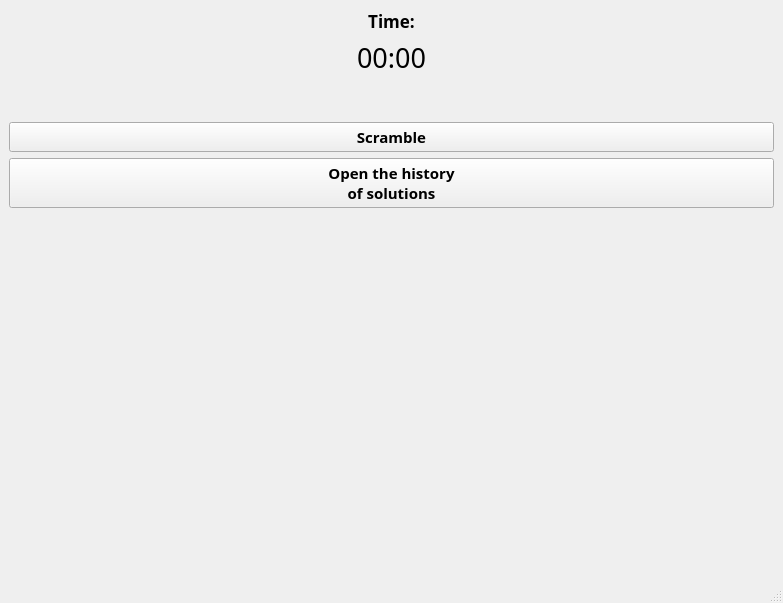
<?xml version="1.0" encoding="UTF-8"?>
<ui version="4.0">
 <class>MainWindow</class>
 <widget class="QMainWindow" name="MainWindow">
  <property name="geometry">
   <rect>
    <x>0</x>
    <y>0</y>
    <width>783</width>
    <height>603</height>
   </rect>
  </property>
  <property name="windowTitle">
   <string>MainWindow</string>
  </property>
  <widget class="QWidget" name="centralwidget">
   <layout class="QGridLayout" name="gridLayout" rowstretch="0,0" columnstretch="4,1">
    <item row="1" column="0">
     <layout class="QGridLayout" name="gridForGL"/>
    </item>
    <item row="1" column="1">
     <layout class="QVBoxLayout" name="verticalLayout" stretch="0,0,0,0,0,1">
      <item>
       <widget class="QLabel" name="label">
        <property name="font">
         <font>
          <family>Montserrat SemiBold</family>
          <pointsize>13</pointsize>
          <bold>true</bold>
         </font>
        </property>
        <property name="text">
         <string>Time:</string>
        </property>
        <property name="alignment">
         <set>Qt::AlignCenter</set>
        </property>
       </widget>
      </item>
      <item>
       <widget class="QLabel" name="timer_label">
        <property name="font">
         <font>
          <family>Montserrat SemiBold</family>
          <pointsize>20</pointsize>
         </font>
        </property>
        <property name="text">
         <string>00:00</string>
        </property>
        <property name="alignment">
         <set>Qt::AlignCenter</set>
        </property>
       </widget>
      </item>
      <item>
       <spacer name="verticalSpacer_2">
        <property name="orientation">
         <enum>Qt::Vertical</enum>
        </property>
        <property name="sizeHint" stdset="0">
         <size>
          <width>20</width>
          <height>40</height>
         </size>
        </property>
       </spacer>
      </item>
      <item>
       <widget class="QPushButton" name="scramble_button">
        <property name="font">
         <font>
          <family>Montserrat SemiBold</family>
          <pointsize>11</pointsize>
          <bold>true</bold>
         </font>
        </property>
        <property name="focusPolicy">
         <enum>Qt::StrongFocus</enum>
        </property>
        <property name="text">
         <string>Scramble</string>
        </property>
        <property name="flat">
         <bool>false</bool>
        </property>
       </widget>
      </item>
      <item>
       <widget class="QPushButton" name="history_button">
        <property name="font">
         <font>
          <family>Montserrat SemiBold</family>
          <pointsize>11</pointsize>
          <bold>true</bold>
         </font>
        </property>
        <property name="focusPolicy">
         <enum>Qt::StrongFocus</enum>
        </property>
        <property name="text">
         <string>Open the history
of solutions</string>
        </property>
        <property name="flat">
         <bool>false</bool>
        </property>
       </widget>
      </item>
      <item>
       <spacer name="verticalSpacer">
        <property name="orientation">
         <enum>Qt::Vertical</enum>
        </property>
        <property name="sizeHint" stdset="0">
         <size>
          <width>20</width>
          <height>40</height>
         </size>
        </property>
       </spacer>
      </item>
     </layout>
    </item>
   </layout>
  </widget>
  <widget class="QMenuBar" name="menubar">
   <property name="geometry">
    <rect>
     <x>0</x>
     <y>0</y>
     <width>783</width>
     <height>26</height>
    </rect>
   </property>
  </widget>
  <widget class="QStatusBar" name="statusbar"/>
 </widget>
 <resources/>
 <connections/>
</ui>
